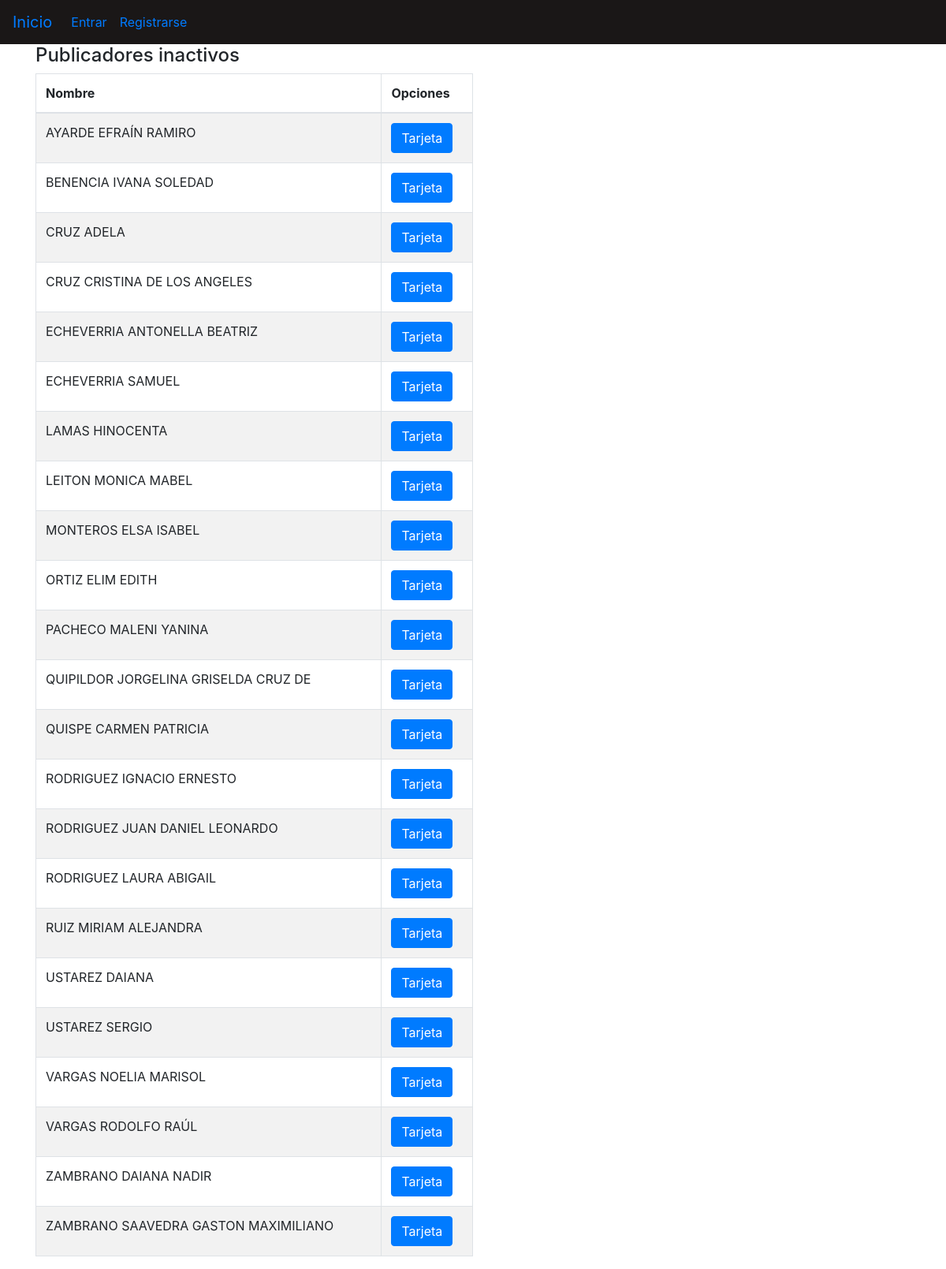
The app's page /publicador/inactivos/ with its own data.
### publicador/models.py (models this page shows, shortened)
class Publicador(models.Model):
    nombre = models.CharField(max_length=50)
    nacimiento = models.DateField(null=True, blank=True)
    bautismo = models.DateField(null=True, blank=True)
    sexo = models.CharField(max_length=10, choices=SEXO)
    u_oo = models.CharField(max_length=15, choices=UOO, default='Otras Ovejas')
    a_sm = models.CharField(max_length=20, choices=ASM, null=True, blank=True)
    regular = models.CharField(max_length=20, choices=PR, null=True, blank=True)
    grupo = models.CharField(max_length=1, choices=GRUPO)
    estado = models.CharField(max_length=10, choices=ESTADO)
    class Meta():
        verbose_name='publicador'
        verbose_name_plural='publicadores'
        ordering=['nombre']

### publicador/views.py (the view)
# urls.py: path('inactivos/', InactivosListView.as_view(), name='inactivos-list'),
class InactivosListView(ListView):
    model = Publicador
    template_name = 'publicador/lista_inactivos.html'
    paginate_by = 100  # if pagination is desired
    def get_queryset(self):
        return Publicador.objects.filter(estado="Inactivo")

### templates/publicador/lista_inactivos.html
{% extends "base.html" %}
{% block contenido %}
    <div class="container">
        <h4>Publicadores inactivos</h4>
        <table  class="table table-striped table-bordered" style="width:50%">
            <thead align="justify">
                <tr>
                    <th>Nombre</th>
                    <th>Opciones</th>
                </tr>
            </thead>
            <tbody>
                {% for publicador in object_list %}
                <tr>
                    <td>{{publicador.nombre}}</td>
                    <td><a href="{% url 'activos_años_list' publicador.id %}" class="btn btn-primary">Tarjeta</a></td>
                </tr>
                {% endfor %}
            </tbody>
        </table>
    </div>
    {% endblock %}

### templates/base.html (shortened to what this page needs)
<!DOCTYPE html>
<html lang="en">
<head>
    <link rel="stylesheet" href="https://cdn.jsdelivr.net/npm/bootstrap@4.6.1/dist/css/bootstrap.min.css"
>
</head>
<body>
    <nav class="navbar navbar-expand-lg navbar " style="background: rgb(26, 23, 23);">
        <a class="navbar-brand" href="/">Inicio</a>
        <div class="collapse navbar-collapse" id="navbarSupportedContent">
            <ul class="navbar-nav mr-auto">
                {% if request.user.is_authenticated %}
                <li class="nav-item" >
                    <a class="nav-link">Usuario: {{user.username}}</a>
               </li>
                {% if request.user.perfil.id %}
                <li class="nav-item">
                     <a class="nav-link" href="/usuario/detalle_usuario/{{request.user.perfil.id}}">Mi perfil</a>
                </li>
                {% endif %}
                <li class="nav-item active">
                    <a class="nav-link" href="/usuario/salir/">Salir</a>
                </li>
                {% else %}
                <li class="nav-item active">
                    <a class="nav-link" href="/usuario/entrar/">Entrar</a>
                </li>
                <li class="nav-item active">
                    <a class="nav-link" href="/usuario/registrar/">Registrarse</a>
                </li>
                {% endif %}
            </ul>
        </div>
    </nav>
    {% block contenido %}
    {% endblock %}
</body>
</html>

### records on screen
Publicador: nombre "AYARDE EFRAÍN RAMIRO"
Publicador: nombre "BENENCIA IVANA SOLEDAD"
Publicador: nombre "CRUZ ADELA"
Publicador: nombre "CRUZ CRISTINA DE LOS ANGELES"
Publicador: nombre "ECHEVERRIA ANTONELLA BEATRIZ"
Publicador: nombre "ECHEVERRIA SAMUEL"
Publicador: nombre "LAMAS HINOCENTA"
Publicador: nombre "LEITON MONICA MABEL"
Publicador: nombre "MONTEROS ELSA ISABEL"
Publicador: nombre "ORTIZ ELIM EDITH"
Publicador: nombre "PACHECO MALENI YANINA"
Publicador: nombre "QUIPILDOR JORGELINA GRISELDA CRUZ DE"
Publicador: nombre "QUISPE CARMEN PATRICIA"
Publicador: nombre "RODRIGUEZ IGNACIO ERNESTO"
Publicador: nombre "RODRIGUEZ JUAN DANIEL LEONARDO"
Publicador: nombre "RODRIGUEZ LAURA ABIGAIL"
Publicador: nombre "RUIZ MIRIAM ALEJANDRA"
Publicador: nombre "USTAREZ DAIANA"
Publicador: nombre "USTAREZ SERGIO"
Publicador: nombre "VARGAS NOELIA MARISOL"
Publicador: nombre "VARGAS RODOLFO RAÚL"
Publicador: nombre "ZAMBRANO DAIANA NADIR"
Publicador: nombre "ZAMBRANO SAAVEDRA GASTON MAXIMILIANO"
